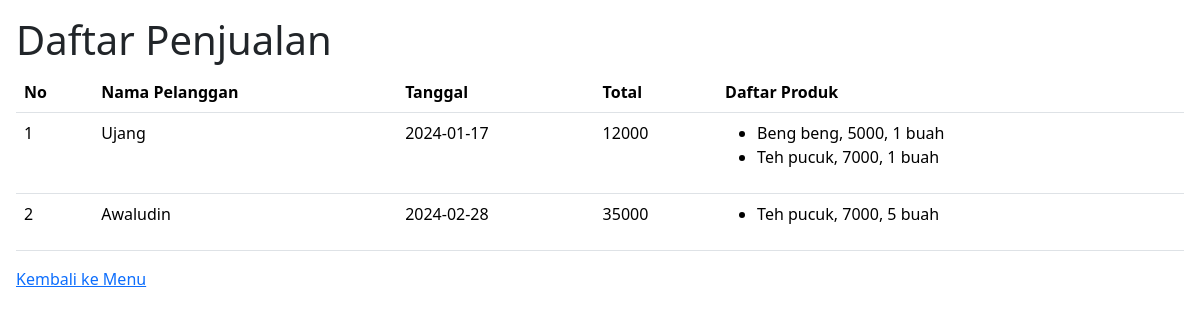
Page /penjualan-daftar.php on the committed database.
### tables this page shows
CREATE TABLE `penjualan` (
  `penjualanid` int(11) NOT NULL,
  `tanggalpenjualan` date NOT NULL,
  `totalharga` int(11) NOT NULL,
  `pelangganid` int(11) NOT NULL
);

CREATE TABLE `pelanggan` (
  `pelangganid` int(11) NOT NULL,
  `namapelanggan` varchar(255) NOT NULL,
  `alamat` text NOT NULL,
  `nomortelepon` varchar(15) NOT NULL
);

CREATE TABLE `detailpenjualan` (
  `detailid` int(11) NOT NULL,
  `penjualanid` int(11) NOT NULL,
  `produkid` int(11) NOT NULL,
  `jumlahproduk` int(11) NOT NULL,
  `subtotal` int(11) NOT NULL
);

CREATE TABLE `produk` (
  `produkid` int(11) NOT NULL,
  `namaproduk` varchar(255) NOT NULL,
  `harga` int(11) NOT NULL,
  `stok` int(11) NOT NULL
);

### penjualan-daftar.php (the view, shortened to what this page needs)
<?php
$host = 'localhost';
$db = 'dbkasir100';
$user = 'root';
$password = '';
$dsn = "mysql:host=$host;dbname=$db;charset=UTF8";
try {
    $pdo = new PDO($dsn, $user, $password);
} catch (PDOException $e) {
    echo $e->getMessage();
}
$sql1 = "SELECT * FROM penjualan
            LEFT JOIN pelanggan ON penjualan.pelangganid = pelanggan.pelangganid";
$statement = $pdo->query($sql1);
$daftarpenjualan = $statement->fetchAll(PDO::FETCH_ASSOC);
?>
<!DOCTYPE html>
<html lang="en">
<head>
    <link href="https://cdn.jsdelivr.net/npm/bootstrap@5.3.2/dist/css/bootstrap.min.css" rel="stylesheet">
</head>
<body class="p-3">
    <h1>Daftar Penjualan</h1>
    <table class="table">
        <thead>
            <tr>
                <th scope="col">No</th>
                <th scope="col">Nama Pelanggan</th>
                <th scope="col">Tanggal</th>
                <th scope="col">Total</th>
                <th scope="col">Daftar Produk</th>
            </tr>
        </thead>
        <tbody>
            <?php
            $nomor = 1;
            foreach ($daftarpenjualan as $key => $value) {
                $sql2 = "SELECT * FROM detailpenjualan
                            LEFT JOIN produk ON detailpenjualan.produkid = produk.produkid
                            WHERE detailpenjualan.penjualanid = ?";
                $statement = $pdo->prepare($sql2);
                try {
                    $statement->execute([
                        $value['penjualanid'],
                    ]);
                    $daftardetail = $statement->fetchAll(PDO::FETCH_ASSOC);
                } catch (PDOException $e) {
                    echo $e->getMessage();
                }
            ?>
                <tr>
                    <td><?php echo $nomor ?></td>
                    <td><?php echo $value['namapelanggan'] ?></td>
                    <td><?php echo $value['tanggalpenjualan'] ?></td>
                    <td><?php echo $value['totalharga'] ?></td>
                    <td>
                        <ul>
                            <?php
                            foreach ($daftardetail as $k => $v) {
                            ?>
                                <li>
                                    <?php echo $v['namaproduk'] ?>,
                                    <?php echo $v['harga'] ?>,
                                    <?php echo $v['jumlahproduk'] ?> buah
                                </li>
                            <?php
                            }
                            ?>
                        </ul>
                    </td>
                </tr>
            <?php
                $nomor++;
            }
            ?>
        </tbody>
    </table>
    <a href="menu.php">Kembali ke Menu</a>
</body>
</html>

### rows in the picture
penjualan: pelangganid.namapelanggan "Ujang", tanggalpenjualan "2024-01-17", totalharga "12000"
detailpenjualan: produkid.namaproduk "Beng beng", produkid.harga "5000", jumlahproduk "1"
detailpenjualan: produkid.namaproduk "Teh pucuk", produkid.harga "7000", jumlahproduk "1"
penjualan: pelangganid.namapelanggan "Awaludin", tanggalpenjualan "2024-02-28", totalharga "35000"
detailpenjualan: produkid.namaproduk "Teh pucuk", produkid.harga "7000", jumlahproduk "5"
